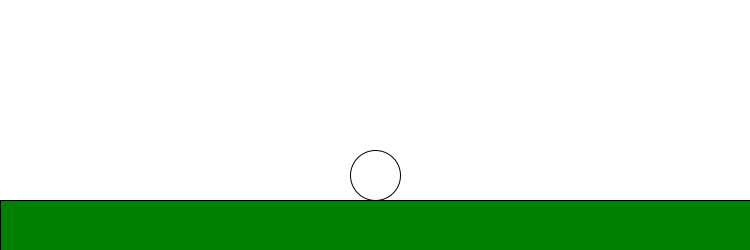
Frame 1 (no input)
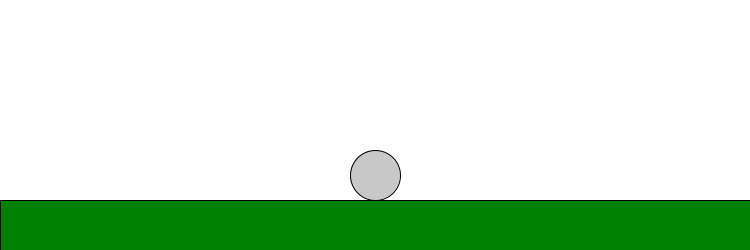
Frame 60 (the mouse pressed at the canvas centre just before this capture)
Frame 120 (the mouse held since frame 60 and released just before this capture): identical to frame 60, image omitted

The Processing sketch that drew these frames (run headless with seeded random() and noise(); from frame 60 on, the mouse is pressed at the canvas centre):

// Processing sketch: processing_43140
// ── processing_43140.pde

int x = 750 / 2;
int y = 175;
 
void setup() {  //setup function called initially, only once
  size(750, 250);
  background(255);  //set background white
  smooth();
  //colorMode(HSB);   //set colors to Hue, Saturation, Brightness mode
}
 
void keyPressed() {
 //println("Pressed");
 if(key == CODED){
  if(keyCode == LEFT) {
  //println("Pressed left");
  x--;
  x--;
  }else if(keyCode == RIGHT){
  x++;
  x++;
  }
}}
 
 
void draw() {  //draw function loops
  background(255);
  x = constrain(x,0,750);
  y = constrain(y,0,250);
  ellipse(x,y,50,50);
  fill(0,128,0);
  rect(0,200,750,50);
  fill(200);
}

                
                
